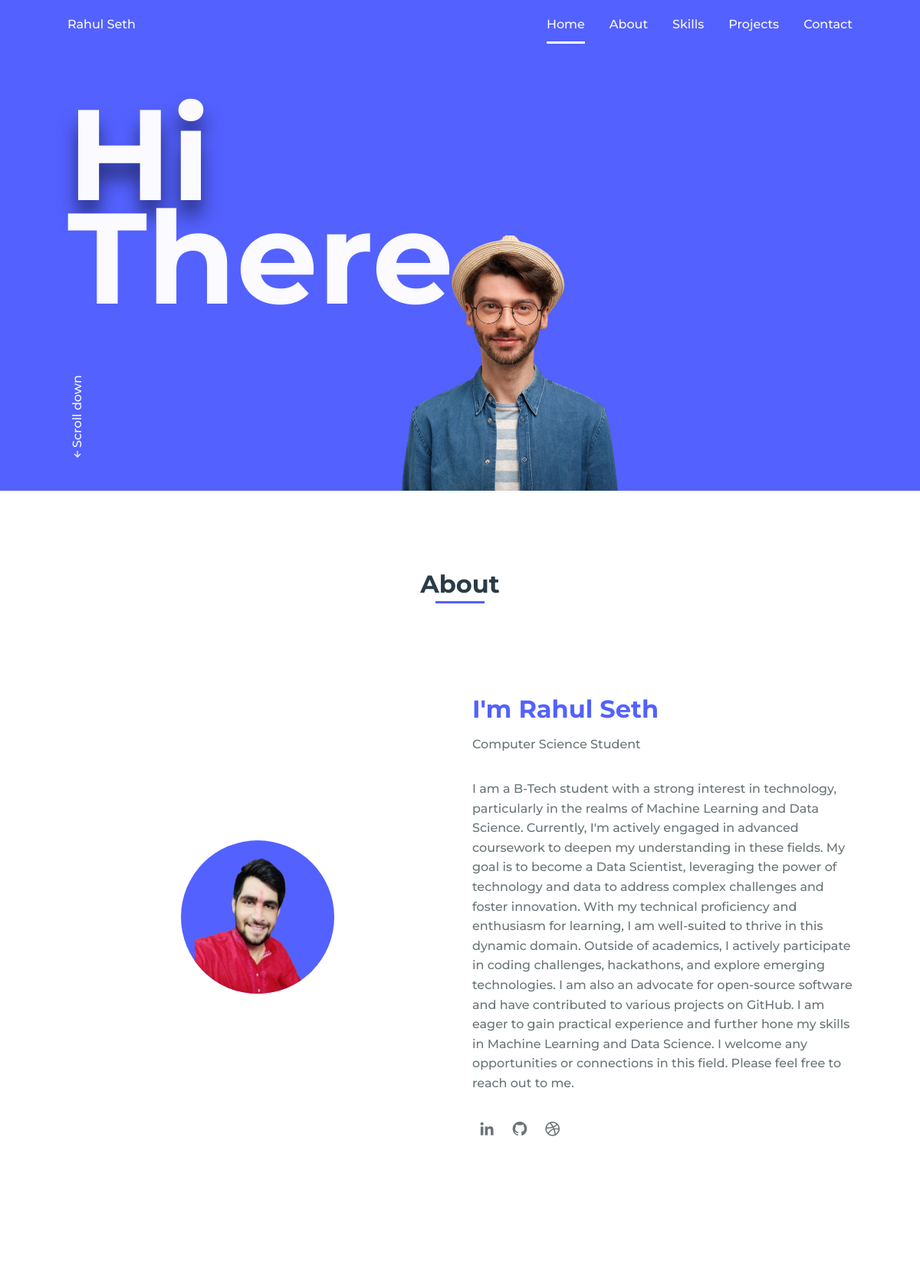
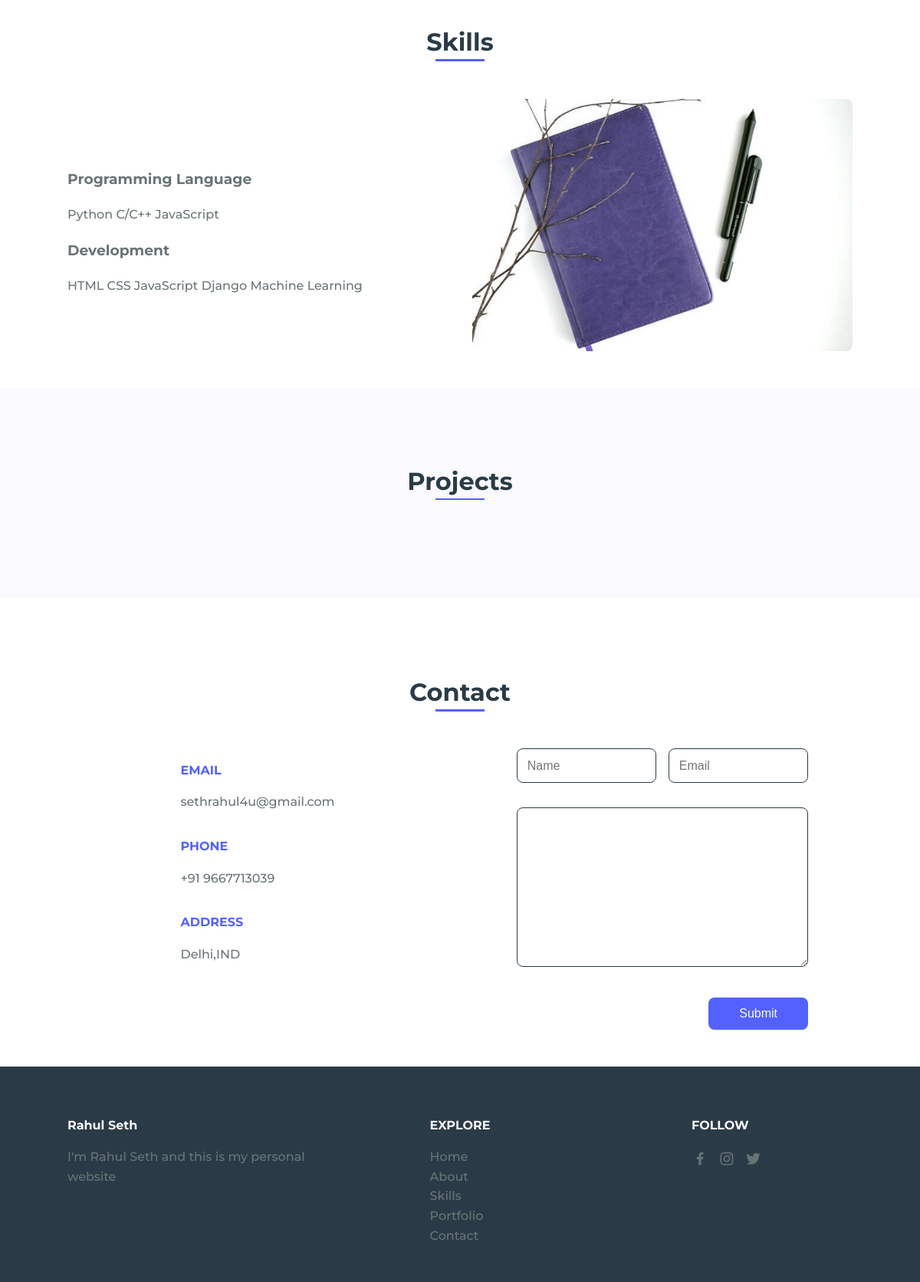
The page / on the database its author committed (2 pictures, top to bottom).
### home/models.py (models this page shows, shortened)
class Home(models.Model):
    name = models.CharField(max_length=20)
    greetings_1 = models.CharField(max_length=5)
    greetings_2 = models.CharField(max_length=5)
    picture = models.ImageField(upload_to='picture/')
    updated = models.DateTimeField(auto_now=True)

class About(models.Model):
    heading = models.CharField(max_length=50)
    career = models.CharField(max_length=50)
    description = models.TextField(blank=False)
    profile_img = models.ImageField(upload_to='profile/')
    updated = models.DateTimeField(auto_now=True)

class Category(models.Model):
    name = models.CharField(max_length=20)
    updated = models.DateTimeField(auto_now=True)
    class Meta:
        verbose_name = 'Skill'
        verbose_name_plural = 'Skills'

class Skills(models.Model):
    category = models.ForeignKey(Category,on_delete=models.CASCADE)
    skill_name = models.CharField(max_length=20)

### home/views.py (the view)
# urls.py: path('', views.index, name='index'),
def index(request):
    home = Home.objects.latest('updated')
    about = About.objects.latest('updated')
    profiles = Profile.objects.filter(about=about)
    categories = Category.objects.all()
    projectso = Projects.objects.all()
    context = {
        'home': home,
        'about': about,
        'profiles': profiles,
        'categories': categories,
        'projectso': Projects,
    }
    return render(request, 'index.html', context)

### home/templates/index.html (shortened to what this page needs)
{% load static %}
<!DOCTYPE html>
    <html lang="en">
    <head>
        <link rel="stylesheet" href="{% static 'css/styles.css' %}">
        <link href='https://cdn.jsdelivr.net/npm/boxicons@2.0.5/css/boxicons.min.css' rel='stylesheet'>
    </head>
    <body>
        <header class="l-header">
            <nav class="nav bd-grid">
                <div>
                    <a href="#" class="nav__logo">{{home.name}}</a>
                </div>
                <div class="nav__menu" id="nav-menu">
                    <ul class="nav__list">
                        <li class="nav__item"><a href="#home" class="nav__link active">Home</a></li>
                        <li class="nav__item"><a href="#about" class="nav__link">About</a></li>
                        <li class="nav__item"><a href="#skills" class="nav__link">Skills</a></li>
                        <li class="nav__item"><a href="#portfolio" class="nav__link">Projects</a></li>
                        <li class="nav__item"><a href="#contact" class="nav__link">Contact</a></li>
                    </ul>
                </div>
            </nav>
        </header>
        <main class="l-main">
            <section class="home" id="home">
                <div class="home__container bd-grid">
                    <h1 class="home__title"><span>{{home.greetings_1}}</span><br>{{home.greetings_2}}.</h1>
                    <div class="home__scroll">
                        <a href="#about" class="home__scroll-link"><i class='bx bx-up-arrow-alt' ></i>Scroll down</a>
                    </div>
                    <img src="{{home.picture.url}}" alt="" class="home__img">
                </div>
            </section>
            <section class="about section" id="about">
                <h2 class="section-title">About</h2>
                <div class="about__container bd-grid">
                    <div class="about__img">
                        <img src="{{ about.profile_img.url }}" alt="">
                    </div>
                    <div>
                        <h2 class="about__subtitle">{{ about.heading }}</h2>
                        <span class="about__profession">{{ about.career }}</span>
                        <p class="about__text">{{ about.description }}</p>
                        <div class="about__social">
                            <a href="{{ Profile.link }}" class="about__social-icon"><i class='bx bxl-linkedin' ></i></a>
                            <a href="{{ Profile.link }}" class="about__social-icon"><i class='bx bxl-github' ></i></a>
                            <a href="{{ Profile.link }}" class="about__social-icon"><i class='bx bxl-dribbble' ></i></a>
                        </div>
                    </div>
                </div>
            </section>
            <section class="skills section" id="skills">
                <h2 class="section-title">Skills</h2>
                <div class="skills__container bd-grid">
                    <div class="skills__box">
                        <div class="skills_box">
                            {% for category in categories %}
                            <h3 class="skills_subtitle">{{category.name}}</h3>
                            {% for skills in category.skills_set.all %}
                            <span class="skills_name">{{skills.skill_name}}</span>
                            {% endfor %}
                            {% endfor %}
                    </div>
                    </div>
                    <div class="skills__img">
                        <img src="{% static 'img/skill.jpg' %}" alt="">
                    </div>
                </div>
            </section>
            <section class="portfolio section" id="portfolio">
                <h2 class="section-title">Projects</h2>
                <div class="portfolio__container bd-grid">
                </div>
            </section>
            <section class="contact section" id="contact">
                <h2 class="section-title">Contact</h2>
                <div class="contact__container bd-grid">
                    <div class="contact__info">
                        <h3 class="contact__subtitle">EMAIL</h3>
                        <span class="contact__text">sethrahul4u@gmail.com</span>
                        <h3 class="contact__subtitle">PHONE</h3>
                        <span class="contact__text">+91 9667713039</span>
                        <h3 class="contact__subtitle">ADDRESS</h3>
                        <span class="contact__text">Delhi,IND</span>
                    </div>
                    <form action="" class="contact__form">
                        <div class="contact__inputs">
                            <input type="text" placeholder="Name" class="contact__input">
                            <input type="mail" placeholder="Email" class="contact__input">
                        </div>
                        <textarea name="" id="" cols="0" rows="10" class="contact__input"></textarea>
                        <input type="submit" value="Submit" class="contact__button">
                    </form>
                </div>
            </section>
        </main>
        <footer class="footer section">
            <div class="footer__container bd-grid">
                <div class="footer__data">
                    <h2 class="footer__title">Rahul Seth</h2>
                    <p class="footer__text">I'm Rahul Seth and this is my personal website</p>
                </div>
                <div class="footer__data">
                    <h2 class="footer__title">EXPLORE</h2>
                    <ul>
                        <li><a href="#home" class="footer__link">Home</a></li>
                        <li><a href="#about" class="footer__link">About</a></li>
                        <li><a href="#skills" class="footer__link">Skills</a></li>
                        <li><a href="#portfolio" class="footer__link">Portfolio</a></li>
                        <li><a href="#Contact" class="footer__link">Contact</a></li>
                    </ul>
                </div>
                <div class="footer__data">
                    <h2 class="footer__title">FOLLOW</h2>
                    <a href="#" class="footer__social"><i class='bx bxl-facebook' ></i></a>
                    <a href="#" class="footer__social"><i class='bx bxl-instagram' ></i></a>
                    <a href="#" class="footer__social"><i class='bx bxl-twitter' ></i></a>
                </div>
            </div>
        </footer>
    </body>
</html>

### rows shown on the page
Home: name "Rahul Seth", greetings_1 "Hi", greetings_2 "There", picture (picture)
About: profile_img (picture), heading "I'm Rahul Seth", career "Computer Science Student", description "I am a B-Tech student with a strong interest in technology, particularly in the realms of Machine Learning and Data Science. Currently, I'm actively engaged in advanced coursework to deepen my understanding in these fields. My goal is to become a Data Scientist, leveraging the power of technology and data to address complex challenges and foster innovation. With my technical proficiency and enthusiasm for learning, I am well-suited to thrive in this dynamic domain. Outside of academics, I actively participate in coding challenges, hackathons, and explore emerging technologies. I am also an advocate for open-source software and have contributed to various projects on GitHub. I am eager to…"
Category: name "Programming Language"
Skills: skill_name "Python"
Skills: skill_name "C/C++"
Skills: skill_name "JavaScript"
Category: name "Development"
Skills: skill_name "HTML"
Skills: skill_name "CSS"
Skills: skill_name "JavaScript"
Skills: skill_name "Django"
Skills: skill_name "Machine Learning"
